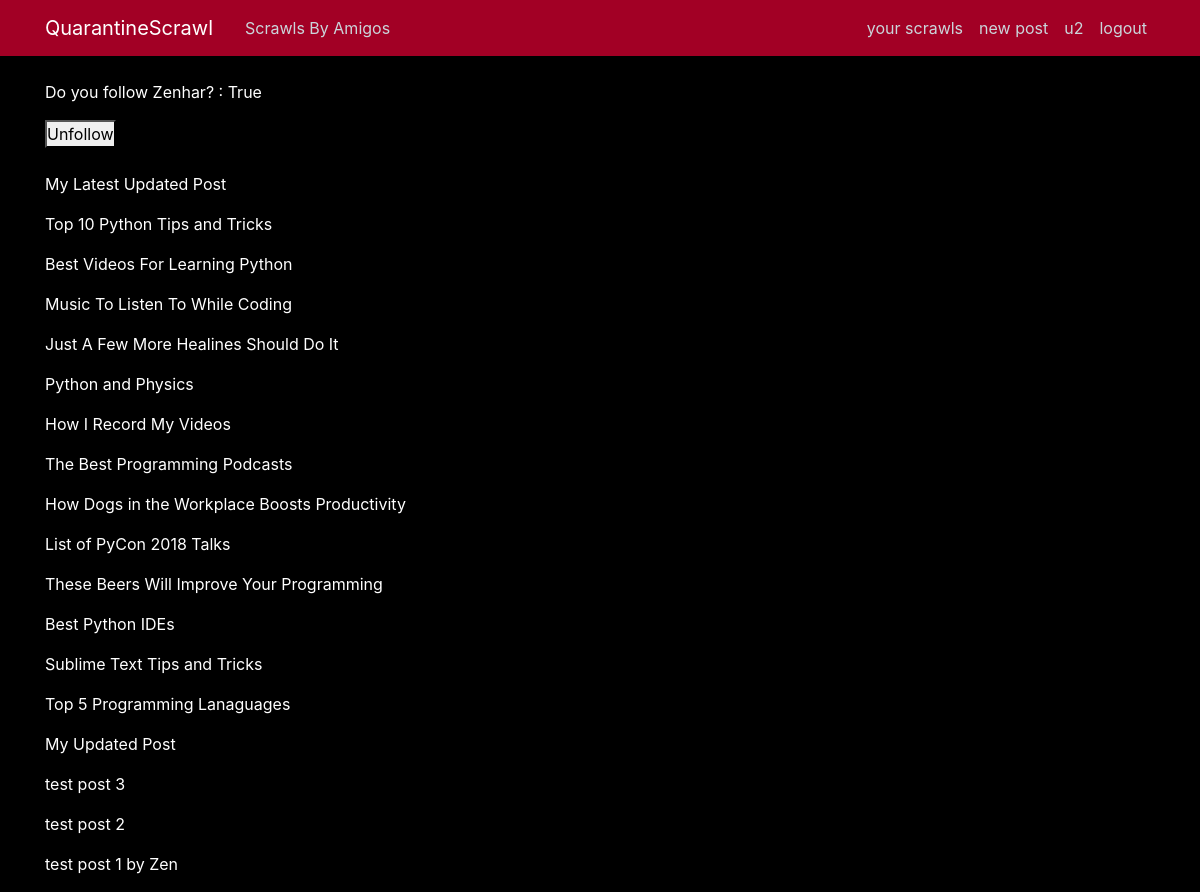
Page /user/test/8 (signed in) on the committed database.
### users/models.py (models this page shows, shortened)
class Profile(models.Model):
    user = models.OneToOneField(User, on_delete=models.CASCADE)
    image = models.ImageField(default="poseidon.jpg", upload_to="profile_pics")
    follow = models.ManyToManyField(User, related_name="followers", blank=True)
    follower = models.ManyToManyField(User, related_name="follows", blank=True)

### blog/models.py (models this page shows, shortened)
class Post(models.Model):
    title = models.CharField(max_length=100)
    content = models.TextField()
    date = models.DateTimeField(default=timezone.now)
    author = models.ForeignKey(User, on_delete=models.CASCADE)
    liked = models.ManyToManyField(
        User, related_name="unliked", default=None, blank=True
    )
    commented = models.ManyToManyField(
        User, related_name="uncommented", default=None, blank=True
    )

### blog/views.py (the view)
# urls.py: path("user/test/<int:pk>", TestDetailed.as_view(), name="test-details"),
class TestDetailed(DeleteView):
    model = Profile
    template_name = "blog/test2.html"
    def get_object(self, **kwargs):  # getting the pk from the url
        pk = self.kwargs.get("pk")
        viewProfile = Profile.objects.get(pk=pk)
        return viewProfile
    def get_context_data(self, **kwargs):
        context = super().get_context_data(**kwargs)
        viewProfile = self.get_object()
        loggedInProfile = Profile.objects.get(user=self.request.user)
        if viewProfile.user in loggedInProfile.follow.all():
            following = True
        else:
            following = False
        context["following"] = following
        context["posts"] = Post.objects.filter(author=viewProfile.user).order_by(
            "-date"
        )
        context["name"] = Profile.objects.filter(user=viewProfile.user)
        return context

### blog/templates/blog/test2.html (shortened to what this page needs)
{% extends "blog/base.html" %}
{% load static %}
{% block content %}
{% for n in name %}
<p style="color:white;">Do you follow {{n.user}}? : {{following}}</p>
{% if following %}
<form action="{% url 'follow-unfollow-view' %}" method="POST">
    <button type="submit">Unfollow</button>
</form>
{% else %}
<form action="{% url 'follow-unfollow-view' %}" method="POST">
    {% csrf_token %}
    <input type="hidden" name="view_profile_pk" value="{{n.pk}}">
    <button type="submit" >Follow</button>
</form>
{% endif %}
{% endfor %}
 <br>
{% for post in posts %}
<p style="color:white;">{{post.title}}</p>
{% endfor %}
{% endblock content %}

### blog/templates/blog/base.html (shortened to what this page needs)
{% load static %}
<!DOCTYPE html>
<html>
<head>
    <link rel="stylesheet" href="https://maxcdn.bootstrapcdn.com/bootstrap/4.0.0/css/bootstrap.min.css">
    <link rel="stylesheet" type="text/css" href="{% static 'blog/blog-css/main.css' %}">
    <link rel="stylesheet" type="text/css" href="{% static 'users/profile.css' %}">
</head>
<body>
    <header class="site-header">
      <nav class="navbar navbar-expand-md navbar-dark navbar-bg-steel fixed-top">
        <div class="container">
          <a class="navbar-brand mr-4" href="{% url 'home' %}">QuarantineScrawl</a>
          <div class="collapse navbar-collapse" id="navbarToggle">
            <div class="navbar-nav mr-auto">
              <a class="nav-item nav-link" href="{% url 'amigos-home' %}">Scrawls By Amigos</a>
            </div>
            <div class="navbar-nav">
              {% if user.is_authenticated %}
              <a class="nav-item nav-link" href="{% url 'user-posts' user.username  %}"> your scrawls</a>
              <a class="nav-item nav-link" href="{% url 'post-create' %}"> new post</a>
              <a class="nav-item nav-link" href="{% url 'profile' %}">{{user.username}}</a>
              <a class="nav-item nav-link" href="{% url 'logout' %}">logout</a>
              {% else %}
              <a class="nav-item nav-link" href="{% url 'login' %}">Login</a>
              <a class="nav-item nav-link" href="{% url 'register' %}">Register</a>
              {% endif %}
            </div>
          </div>
        </div>
      </nav>
    </header>
    <main role="main" class="container">
          {% block content %}{% endblock %}
    </main>
</body>
</html>

### blog/static/blog/blog-css/main.css (style rules this page uses)
body { background-color: black; margin-top: 5rem; }
.navbar-bg-steel { background-color: #a20025; }
.site-header .navbar-nav .nav-link { color: #cbd5db; font-weight: 400; }

### users/static/users/users-css/profile.css (style rules this page uses)
* { margin: 0px; padding: 0px; box-sizing: border-box; }

### rows in the picture
Profile: user "Zenhar", following "True"
Post: title "My Latest Updated Post"
Post: title "Top 10 Python Tips and Tricks"
Post: title "Best Videos For Learning Python"
Post: title "Music To Listen To While Coding"
Post: title "Just A Few More Healines Should Do It"
Post: title "Python and Physics"
Post: title "How I Record My Videos"
Post: title "The Best Programming Podcasts"
Post: title "How Dogs in the Workplace Boosts Productivity"
Post: title "List of PyCon 2018 Talks"
Post: title "These Beers Will Improve Your Programming"
Post: title "Best Python IDEs"
Post: title "Sublime Text Tips and Tricks"
Post: title "Top 5 Programming Lanaguages"
Post: title "My Updated Post"
Post: title "test post 3"
Post: title "test post 2"
Post: title "test post 1 by Zen"

### other values in the picture
{{ user.username }} "u2"
